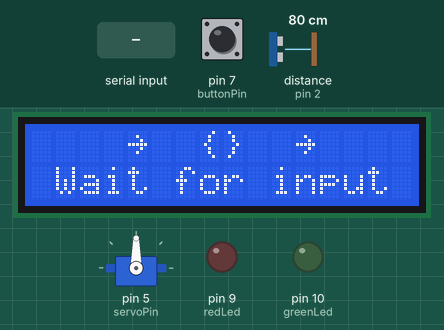
This sketch was run on a simulated Arduino Uno, built with avr-gcc and run on an emulated ATmega328P. Parts: 16×2 character LCD, servo, output pins drawn as LEDs (lit = HIGH). The test bench sets the inputs (shaded band); at power-on: pin 7 (buttonPin) LOW, distance to the obstacle (sensor on pin 2) 80 cm. The echo pulse lasts 58.3 µs per cm; random numbers use the default seed unless the sketch sets one; pins used as bus, display or sensor lines are not drawn; what the sketch prints to the serial monitor is not drawn.

Above: at 1.3 s.
1.4 s: "3\n" received over Serial
At 2.9 s:
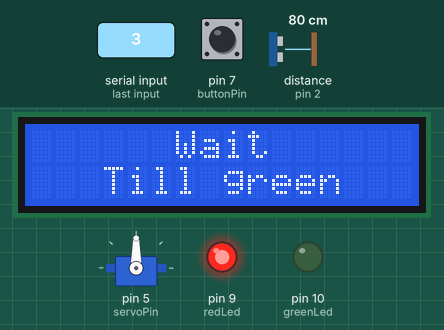
4.4 s: pin 7 (buttonPin) pulled HIGH for 0.15 s
At 4.8 s:
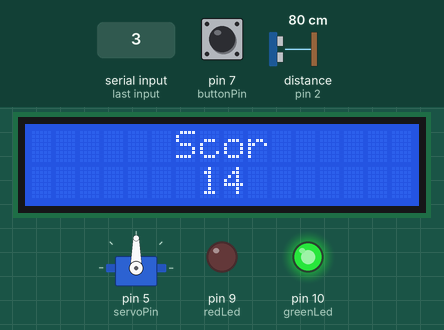
7.5 s: "1\n" received over Serial
At 8.3 s:
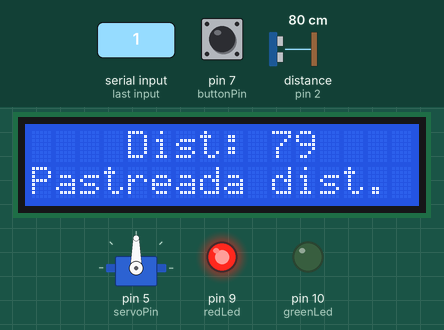
9.2 s: distance to the obstacle (sensor on pin 2) set to 98 cm
At 10.7 s:
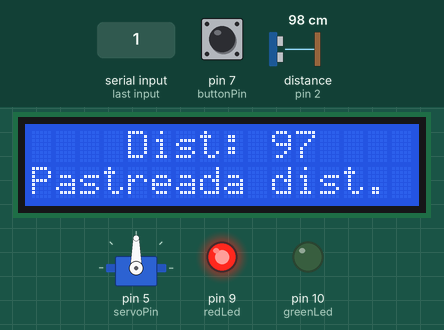
11.0 s: distance to the obstacle (sensor on pin 2) set to 105 cm
At 13.8 s:
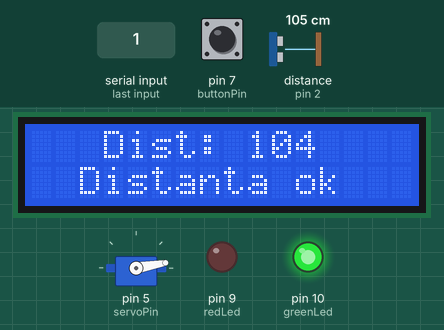
14.0 s: distance to the obstacle (sensor on pin 2) set to 2 cm
At 14.9 s:
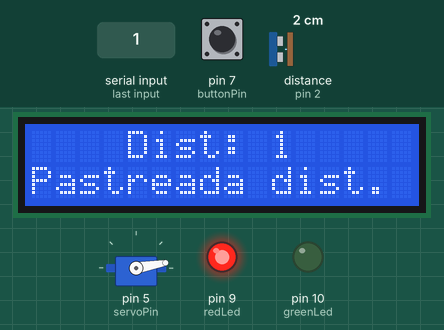
Timing chart, 0 to 17.0 s (numbered marks = the images above; inputs shaded):
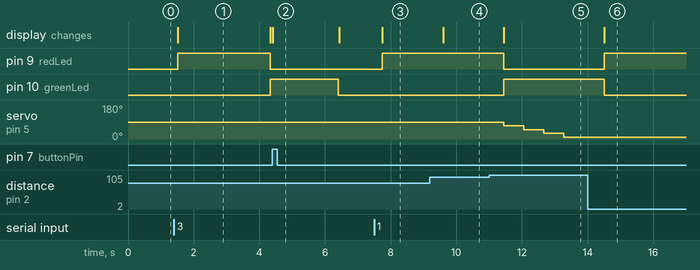

The sketch:

withRaspberry.ino
```cpp
#include <LiquidCrystal_I2C.h>
#include <Servo.h>
LiquidCrystal_I2C lcd(0x20,16,2);
Servo capRobot;

#define echoPin 2
#define trigPin 3
#define greenLed 10
#define redLed 9
#define servoPin 5
#define buttonPin 7
const int micPin  = A0;


long duration;
int distance;
int angle = 90;
bool way=0;
String line1;
String line2;
int option=0;
int buttonState = 0;


void setup() {
  // put your setup code here, to run once:
   Serial.begin(9600);

     lcd.init();
     lcd.backlight();

     lcd.home();

       Serial.begin(9600);

  pinMode(trigPin, OUTPUT);
  pinMode(echoPin, INPUT);
  pinMode(greenLed, OUTPUT);
  pinMode(redLed, OUTPUT);
  pinMode(buttonPin, INPUT);
  pinMode(micPin, INPUT);

  digitalWrite(greenLed,LOW);
  digitalWrite(redLed,LOW);


  lcd.init();
  lcd.backlight();

  lcd.home();

  capRobot.attach(servoPin);
  capRobot.write(angle);


}

void loop() {
  // put your main code here, to run repeatedly:

    showMenu();


}


//############################# Distanta

int getDistance()
{

  digitalWrite(trigPin, LOW);
  delayMicroseconds(2);
  // Sets the trigPin HIGH (ACTIVE) for 10 microseconds
  digitalWrite(trigPin, HIGH);
  delayMicroseconds(10);
  digitalWrite(trigPin, LOW);
  // Reads the echoPin, returns the sound wave travel time in microseconds
  duration = pulseIn(echoPin, HIGH);
  // Calculating the distance
  distance = duration * 0.034 / 2; // Speed of sound wave divided by 2 (go and back)
  // Displays the distance on the Serial Monitor
  return distance;
}

//#############################


//############################# mai cauta

void maiCauta()
{
  if(way==true && angle <170)
  {
  angle+=20;
  return;
  }

  else if(way==true && angle==170)
  {
    way=false;
    return;
  }

  else if(way==false && angle>10)
  {
    angle-=20;
    return;
  }

    else if(way==false && angle==10)
  {
    way=true;
    return;
  }
}
//#############################

//############################# Change led text

void changeLedText(String text1, String text2)
{
 if(line1 != text1 || line2 != text2)
 {

  int xPos=8-text1.length()/2;
  if(text1.length()%2==1)
  xPos-=1;
  lcd.clear();
  lcd.setCursor(xPos,0);
  lcd.print(text1);
  line1=text1;

  xPos=8-text2.length()/2;
  if(text2.length()%2==1)
  xPos-=1;
  lcd.setCursor(xPos,1);
  lcd.print(text2);
  line2=text2;
 }
}

//#############################


//############################# distanta cap

void pastreazaDistanta()
{
  angle=90;
  while(1)
  {
    String date="";
   if(Serial.available() > 0)
   {
    date = Serial.readStringUntil('\n');
  }
  if(date=="exit")
  {
    break;
  }


  String s="Dist: ";
  int dist=getDistance();
  s=s+String(dist);
  delay(100);
  if(dist>=100)
  {
    changeLedText(s,"Distanta ok");
    maiCauta();
    capRobot.write(angle);
    aprindeVerde();
    delay(500);
  }

  else
  {
  int distance=getDistance();

  changeLedText(s,"Pastreada dist.");
  aprindeRosu();
  delay(500);

  }
  }
  showMenu();
}

//#############################

//#############################  LINISTE
void pastreazaLinistea()
{
  while(1)
  {
   String date="";
   if(Serial.available() > 0)
   {
    date = Serial.readStringUntil('\n');
  }
  if(date=="exit")
  {
    break;
  }

  int var=analogRead(micPin);
  delay(200);
  if(var>=85)
  {
  aprindeRosu();
  changeLedText("E galagie!",String(var));
  }
  else {
  aprindeVerde();
  changeLedText("E liniste!",String(var));}

  }
  showMenu();
}
//#############################


//#############################

void showMenu()
{
  capRobot.write(90);
  inchideLeduri();
  String date;
  changeLedText("~  {}  ~","Wait for input");
   if(Serial.available() > 0)
   {
    date = Serial.readStringUntil('\n');
    delay(100);
  }

 if(date=="1")
 {
   pastreazaDistanta();
 }

  if(date=="2")
  {
   pastreazaLinistea();
  }

  if(date=="3")
  {
    jocReflex();
  }

   if(date=="4")
  {

    rollDice();
  }


   if(date=="5")
  {
      _6din49();
  }

  if(date=="6")
  {
    moveServo();
  }

}

//#############################

//############################# Joc reflex

void jocReflex()
{
  changeLedText("Wait","Till green");
  int x=random(2000,10000);
  aprindeRosu();
  delay(x);
  aprindeVerde();
  changeLedText("Push!!!","");
  int i=0;
  int j=0;
  while(1)
  {
    buttonState = digitalRead(buttonPin);
    if(buttonState == HIGH)
    {
      break;
    }
    j++;
    if(j==1000)
    {
    j=0;
    i++;
    }
  }
  String scor=String(i);
  Serial.println(String(i));
  changeLedText("Scor",scor);
  delay(2000);
  showMenu();
}

//#############################

//#############################


//############################# led control
void aprindeRosu()
{
  digitalWrite(redLed,HIGH);
  digitalWrite(greenLed,LOW);
}


void aprindeVerde()
{
  digitalWrite(greenLed,HIGH);
  digitalWrite(redLed,LOW);
}

void inchideLeduri()
{
  digitalWrite(greenLed,LOW);
  digitalWrite(redLed,LOW);
}

//#############################

//#############################

void rollDice()
{
  int nrZaruri=1;
  String s="";
  String date;

  changeLedText("Wait for number","...");


  while(1)
  {
  if(Serial.available() > 0)
  {
  date  = Serial.readStringUntil('\n');
  delay(100);

  break;
  }
  }


   changeLedText("3...","");
   delay(1000);
   changeLedText("2...","");
    delay(1000);
   changeLedText("1...","");
    delay(1000);

    nrZaruri=date.toInt();


  for(int i=0;i<nrZaruri-1;i++)
  {
   s=s+String(random(1,7))+" ";
  }
   s=s+String(random(1,7));

   changeLedText("Rezultat: ",s);
   delay(2000);
}

//#############################

//#############################
void _6din49()
{
  int  v[6]={0};
  int j=0;
  String s1="";
  String s2="";
  int nr=0;

  for(int i=0;i<6;i++)
  {
    while(existsnr(v,nr))
    {
      nr=random(1,50);
    }
    v[i]=nr;
  }

  s1=String(v[0])+" "+String(v[1])+" "+String(v[2]);
  s2=String(v[3])+" "+String(v[4])+" "+String(v[5]);


  changeLedText("3...","");
   delay(1000);
   changeLedText("2...","");
    delay(1000);
   changeLedText("1...","");
    delay(1000);


changeLedText(s1,s2);
delay(2000);

}
//#############################


//#############################

bool existsnr(int v[6], int nr)
{
  for(int i=0;i<6;i++)
{
  if(nr==v[i])
  return 1;
}
return 0;
}


//#############################

void moveServo()
{
  while(1)
  {
  String date;
 if(Serial.available() > 0)
   {
    date = Serial.readStringUntil('\n');
    delay(100);
    angle=date.toInt();
    capRobot.write(angle);
    changeLedText(date,"am primit");
    int distance=getDistance();
    Serial.println(String(distance));
  }

  if(date=="exit")
  break;
  }
  }


//#############################
```

Measured:
- the behaviour switches between 100 and 101 cm on distance to the obstacle (sensor on pin 2) (found by bisection; images 4 and 5)
- after the input at 1.4 s, pin 9 (redLed): LOW → HIGH after 0.12 s, → LOW 2.8 s later; pin 10 (greenLed): LOW → HIGH after 2.9 s; the display: changes after 0.12 s (image 1)
- after the input at 4.4 s, pin 10 (greenLed): HIGH → LOW after 2.0 s; the display: changes at once (image 2)
- after the input at 7.5 s, pin 9 (redLed): LOW → HIGH after 0.24 s; the display: changes after 0.24 s (image 3)
- after the input at 9.2 s, the display: changes after 0.40 s (image 4)
- after the input at 11.0 s, pin 9 (redLed): HIGH → LOW after 0.45 s; pin 10 (greenLed): LOW → HIGH after 0.45 s; servo on pin 5 (servoPin): 90° → 70° after 0.45 s, → 50° 0.61 s later, → 30° 0.61 s later, → 10° 0.61 s later; the display: changes after 0.45 s (image 5)
- after the input at 14.0 s, pin 9 (redLed): LOW → HIGH after 0.51 s; pin 10 (greenLed): HIGH → LOW after 0.51 s; the display: changes after 0.51 s (image 6)
